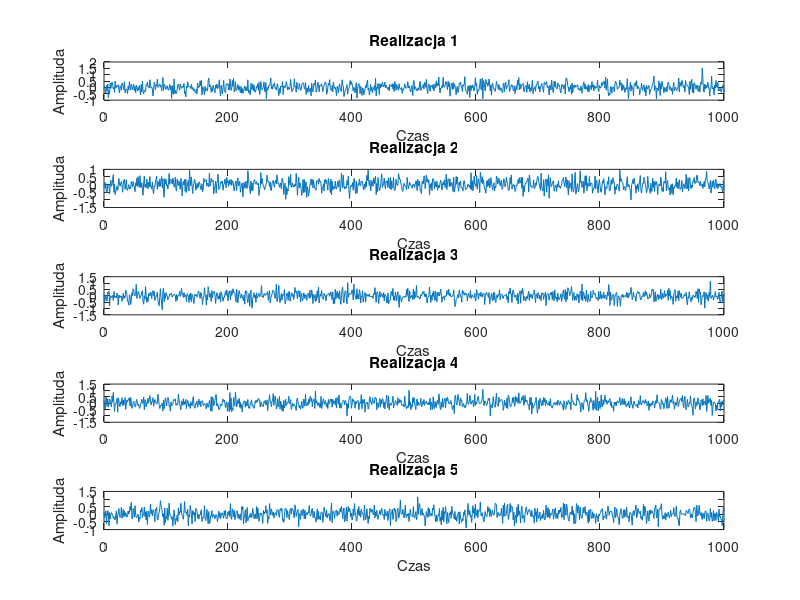
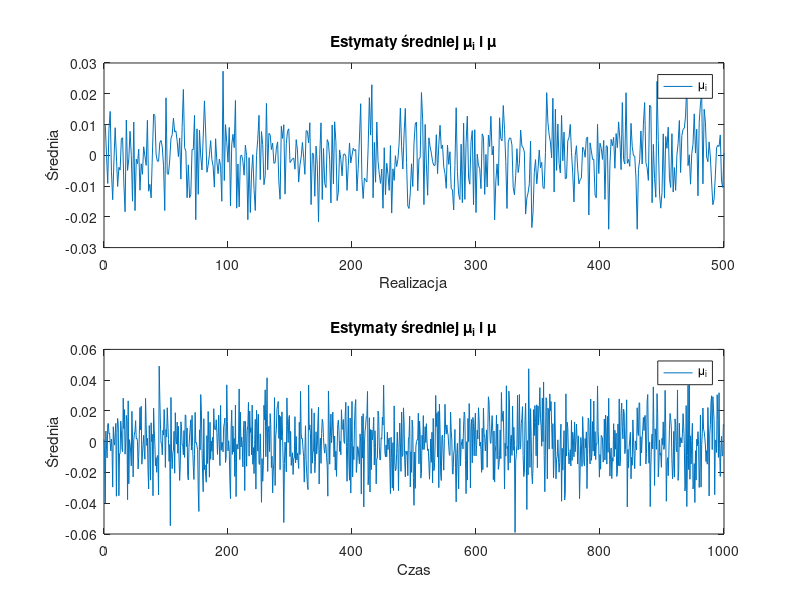
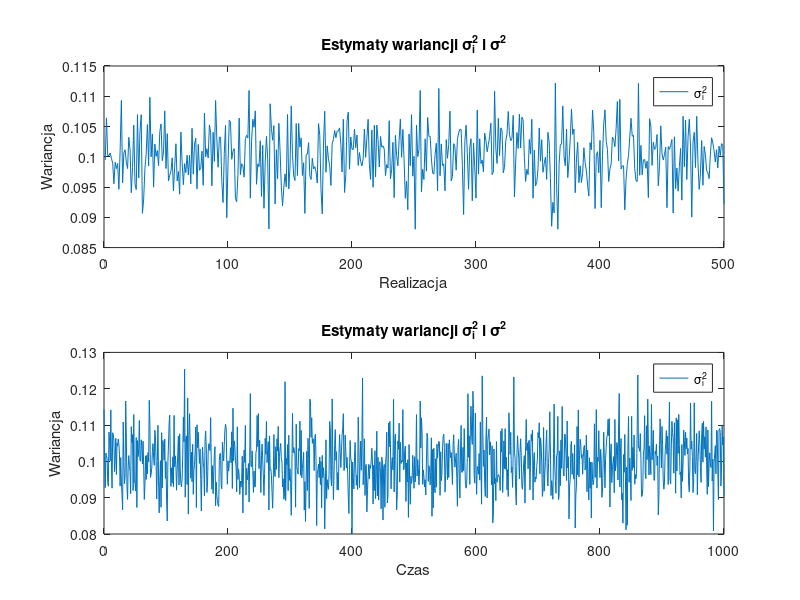

The MATLAB source for these figures, in order:
clear all
clc
% Wczytanie danych
load('StochasticProcess.mat'); % Zakładamy, że StochasticProcess jest macierzą danych

% Wybór kilku realizacji do wykreślenia
time = StochasticProcess(1, :); % Czas jest pierwszym wierszem
realizations = StochasticProcess(2:end, :); % Realizacje są w pozostałych wierszach

% Tworzenie subplotów dla pierwszych pięciu realizacji
figure;
for i = 1:5 % Pętla dla pierwszych pięciu realizacji
    subplot(5, 1, i); % Tworzy subplot w pięciu wierszach i jednej kolumnie
    plot(time, realizations(i, :));
    title(sprintf('Realizacja %d', i));
    xlabel('Czas');
    ylabel('Amplituda');
    if i == 1
        % legend('Realizacja 1', 'Location', 'Best');
    elseif i == 5
        xlabel('Czas');
    end
end

% Obliczenie estymat dla każdej realizacji
m_i = mean(realizations,2); % Średnie dla każdej realizacji
sigma2_i = var(realizations, 0, 2); % Wariancje dla każdej realizacji

% Obliczenie estymat po czasie
m = mean(realizations); % Średnie dla każdego momentu czasu
sigma2 = var(realizations); % Wariancje dla każdego momentu czasu

% Średnie wartości estymat
mean_m_i = mean(m_i);
mean_sigma2_i = mean(sigma2_i);
mean_m = mean(m);
mean_sigma2 = mean(sigma2);

figure;
subplot(2,1,1)
plot(1:500,m_i)
title('Estymaty średniej \mu_i i \mu');
xlabel('Realizacja');
ylabel('Średnia');
legend('\mu_i', '\mu', 'Location', 'Best');
subplot(2,1,2)
plot(time,m)
title('Estymaty średniej \mu_i i \mu');
xlabel('Czas');
ylabel('Średnia');
legend('\mu_i', '\mu', 'Location', 'Best');

figure;
subplot(2,1,1)
plot(1:500,sigma2_i)
title('Estymaty wariancji \sigma^2_i i \sigma^2');
xlabel('Realizacja');
ylabel('Wariancja');
legend('\sigma^2_i', '\sigma^2', 'Location', 'Best');
subplot(2,1,2)
plot(time,sigma2)
title('Estymaty wariancji \sigma^2_i i \sigma^2');
xlabel('Czas');
ylabel('Wariancja');
legend('\sigma^2_i', '\sigma^2', 'Location', 'Best');



